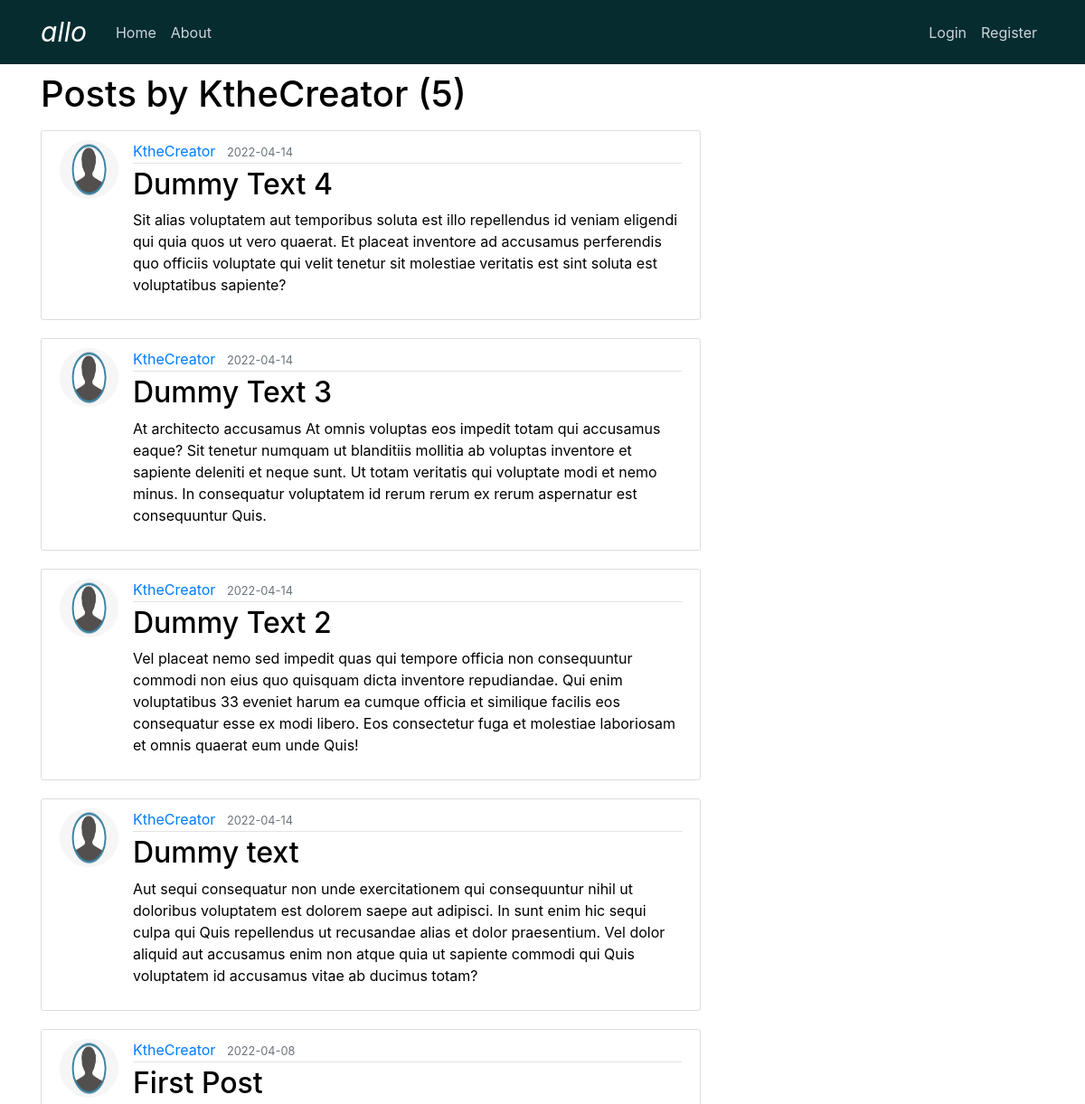
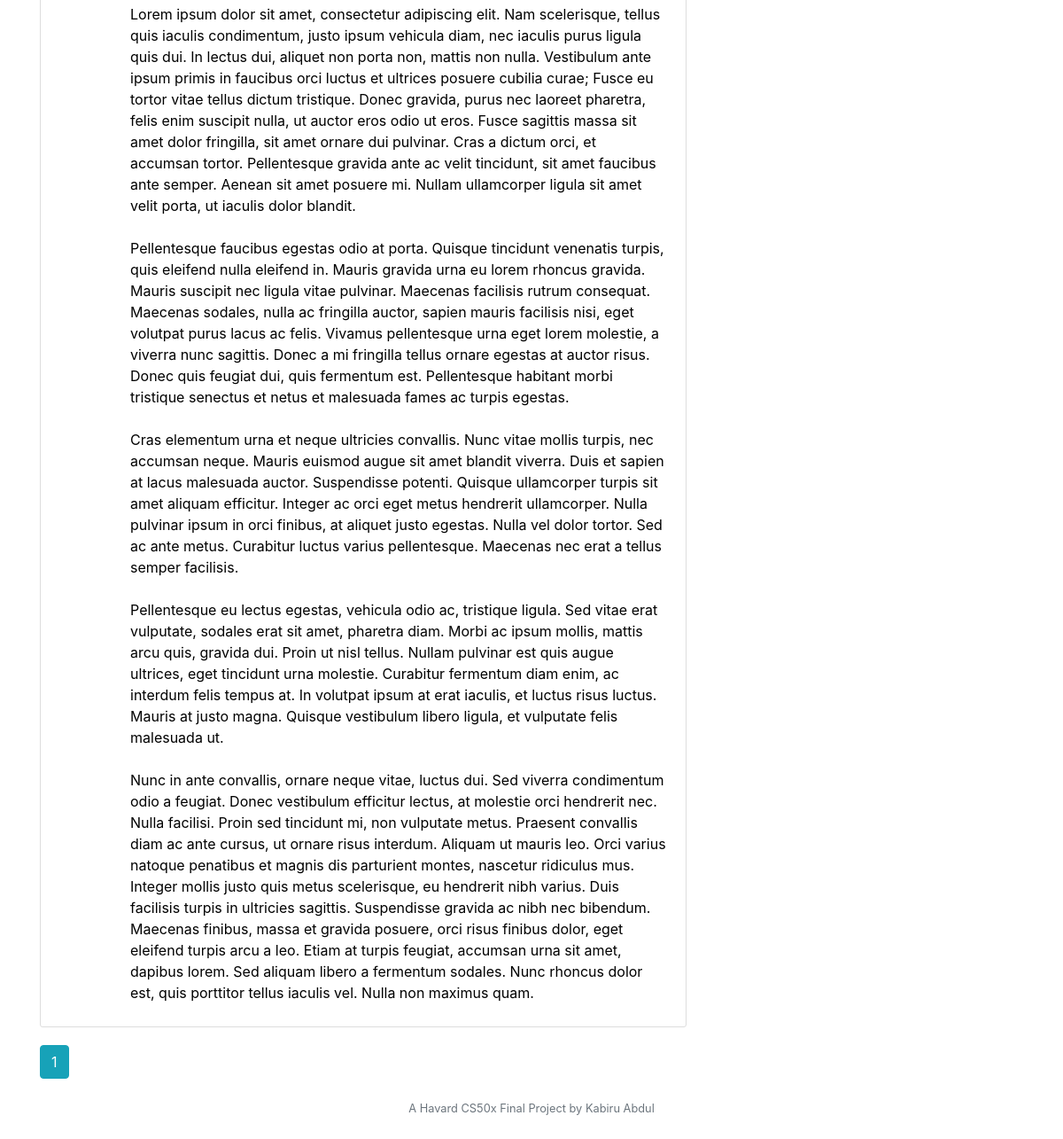
Screenshot of /user/KtheCreator with the database file from the repository (2 pictures, top to bottom).
### allo/models.py (models this page shows, shortened)
class User(db.Model, UserMixin):
    id = db.Column(db.Integer, primary_key=True)
    username = db.Column(db.String(20), unique=True, nullable=False)
    email = db.Column(db.String(120), unique=True, nullable=False)
    image_file = db.Column(db.String(20), nullable=False, default='default.jpg')
    password = db.Column(db.String(60), nullable=False)
    posts = db.relationship('Post', backref='author', lazy=True)

class Post(db.Model):
    id = db.Column(db.Integer, primary_key=True)
    title = db.Column(db.String(100), nullable=False)
    date_posted = db.Column(db.DateTime, nullable=False, default=datetime.utcnow)
    content = db.Column(db.Text, nullable=False)
    user_id = db.Column(db.Integer, db.ForeignKey('user.id'), nullable=False)

### allo/routes.py (the view)
@app.route("/user/<string:username>")
def user_posts(username):
    page = request.args.get('page', 1, type=int)
    user = User.query.filter_by(username=username).first_or_404()
    posts = Post.query.filter_by(author=user)\
        .order_by(Post.date_posted.desc())\
        .paginate(page=page, per_page=5)
    return render_template('user_posts.html', posts=posts, user=user)

### allo/templates/user_posts.html
{% extends "layout.html" %}
{% block content %}
    <h1 class="mb-3">Posts by {{ user.username }} ({{ posts.total }})</h1>
    {% for post in posts.items %}
        <article class="media content-section">
          <img class="rounded-circle article-img" src="{{ url_for('static', filename='profile_pics/' + post.author.image_file) }}">
          <div class="media-body">
            <div class="article-metadata">
              <a class="mr-2" href="{{ url_for('user_posts', username=post.author.username) }}">{{ post.author.username }}</a>
              <small class="text-muted">{{ post.date_posted.strftime('%Y-%m-%d') }}</small>
            </div>
            <h2><a class="article-title" href="{{ url_for('post', post_id=post.id) }}">{{ post.title }}</a></h2>
            <p class="article-content">{{ post.content }}</p>
          </div>
        </article>
    {% endfor %}
    {% for page_num in posts.iter_pages(left_edge=1, right_edge=1, left_current=1, right_current=2) %}
      {% if page_num %}
        {% if posts.page == page_num %}
          <a class="btn btn-info mb-4" href="{{ url_for('user_posts', username=user.username, page=page_num) }}">{{ page_num }}</a>
        {% else %}
          <a class="btn btn-outline-info mb-4" href="{{ url_for('user_posts', username=user.username, page=page_num) }}">{{ page_num }}</a>
        {% endif %}
      {% else %}
        ...
      {% endif %}
    {% endfor %}
{% endblock content %}

### allo/static/main.css (style rules this page uses)
body { background: white; color: black; margin-top: 5rem; }
h1, h2, h3, h4, h5, h6 { color: black; }
.content-section { background: #ffffff; padding: 10px 20px; border: 1px solid #dddddd; border-radius: 3px; margin-bottom: 20px; }
.article-title { color: black; }
.article-content { white-space: pre-line; }
.article-img { height: 65px; width: 65px; margin-right: 16px; }
.article-metadata { padding-bottom: 1px; margin-bottom: 4px; border-bottom: 1px solid #e3e3e3 }

### rows the page displays
User: username "KtheCreator"
Post: image_file (placeholder picture), author.username "KtheCreator", date_posted "2022-04-14", title "Dummy Text 4", content "Sit alias voluptatem aut temporibus soluta est illo repellendus id veniam eligendi qui quia quos ut vero quaerat. Et placeat inventore ad accusamus perferendis quo officiis voluptate qui velit tenetur sit molestiae veritatis est sint soluta est voluptatibus sapiente?"
Post: image_file (placeholder picture), author.username "KtheCreator", date_posted "2022-04-14", title "Dummy Text 3", content "At architecto accusamus At omnis voluptas eos impedit totam qui accusamus eaque? Sit tenetur numquam ut blanditiis mollitia ab voluptas inventore et sapiente deleniti et neque sunt. Ut totam veritatis qui voluptate modi et nemo minus. In consequatur voluptatem id rerum rerum ex rerum aspernatur est consequuntur Quis."
Post: image_file (placeholder picture), author.username "KtheCreator", date_posted "2022-04-14", title "Dummy Text 2", content "Vel placeat nemo sed impedit quas qui tempore officia non consequuntur commodi non eius quo quisquam dicta inventore repudiandae. Qui enim voluptatibus 33 eveniet harum ea cumque officia et similique facilis eos consequatur esse ex modi libero. Eos consectetur fuga et molestiae laboriosam et omnis quaerat eum unde Quis!"
Post: image_file (placeholder picture), author.username "KtheCreator", date_posted "2022-04-14", title "Dummy text", content "Aut sequi consequatur non unde exercitationem qui consequuntur nihil ut doloribus voluptatem est dolorem saepe aut adipisci. In sunt enim hic sequi culpa qui Quis repellendus ut recusandae alias et dolor praesentium. Vel dolor aliquid aut accusamus enim non atque quia ut sapiente commodi qui Quis voluptatem id accusamus vitae ab ducimus totam?"
Post: image_file (placeholder picture), author.username "KtheCreator", date_posted "2022-04-08", title "First Post", content "Lorem ipsum dolor sit amet, consectetur adipiscing elit. Nam scelerisque, tellus quis iaculis condimentum, justo ipsum vehicula diam, nec iaculis purus ligula quis dui. In lectus dui, aliquet non porta non, mattis non nulla. Vestibulum ante ipsum primis in faucibus orci luctus et ultrices posuere cubilia curae; Fusce eu tortor vitae tellus dictum tristique. Donec gravida, purus nec laoreet pharetra, felis enim suscipit nulla, ut auctor eros odio ut eros. Fusce sagittis massa sit amet dolor fringilla, sit amet ornare dui pulvinar. Cras a dictum orci, et accumsan tortor. Pellentesque gravida ante ac velit tincidunt, sit amet faucibus ante semper. Aenean sit amet posuere mi. Nullam ullamcorper…"

### other values shown
{{ posts.total }} "5"
{{ page_num }} "1"
